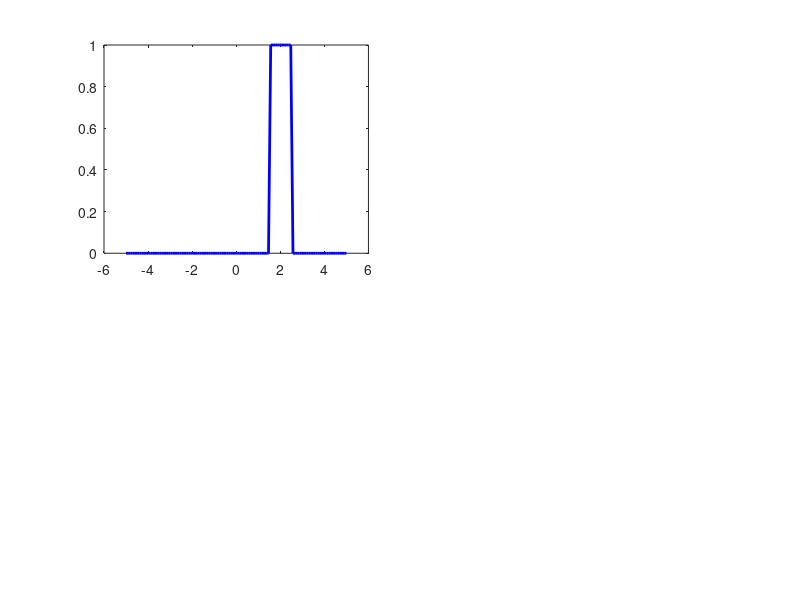

MATLAB code to generate this figure: (Note: this script raises an error after producing the figure.)
%% REINFORCE Algorithm Demo - 1D Continuous Control
% This demo shows how policy gradient methods work using REINFORCE
% on a simple 1D problem where the agent must find the peak of a Gaussian reward

clear; close all; clc;

%% Problem Setup
% Environment: 1D continuous state space [-5, 5]
% Action: 1D continuous action that moves the agent
% Reward: Gaussian centered at state = 2.0 with std = 1.0
% Goal: Learn a policy that navigates to the peak reward

% Environment parameters
state_min = -5;
state_max = 5;
action_min = -2;
action_max = 2;
reward_center = 2.0;  % Peak of Gaussian reward
reward_std = 1.0;

% Reward function
% reward_fn = @(state) exp(-0.5 * ((state - reward_center) / reward_std)^2);
reward_fn = @(state) double(abs(state - reward_center) <= (0.5 * reward_std));

% State transition (deterministic for simplicity)
transition_fn = @(state, action) max(state_min, min(state_max, state + action));

%% Policy Network Setup
% We use a simple Gaussian policy: action ~ N(mu(s), sigma)
% where mu(s) = tanh(w1*s + b1) * action_scale
% This is a linear policy with tanh activation

% Policy parameters (what we'll learn)
w1 = 0.1;  % Weight
b1 = 0.0;  % Bias
log_std = log(1.0);  % Log of action standard deviation
w2 = 0.1;  % Weight of log std

% Learning rate
lr_mean = 0.01;
lr_std = 0.001;

% Training parameters
n_episodes = 5000;
max_steps = 20;
gamma = 0.99;  % Discount factor

% Storage for results
episode_rewards = zeros(n_episodes, 1);
policy_params = zeros(n_episodes, 4);  % [w1, b1, log_std, w2]

%% Visualization Setup
figure('Position', [100, 100, 1200, 800]);

%% REINFORCE Training Loop
for episode = 1:n_episodes
    % Storage for this episode
    states = [];
    actions = [];
    rewards = [];
    
    % Initial state (random)
    state = (state_max - state_min) * rand() + state_min;
    
    % Generate episode
    for step = 1:max_steps
        % Store state
        states = [states; state];
        
        % Compute policy mean
        % mu = action_max * tanh(w1 * state + b1);
        mu = w1 * state + b1;
        % sigma = log_std;
        sigma = exp(log_std + w2 * state);
        % sigma = exp(log_std + w2 * state);
        
        % Sample action from policy
        action = mu + sigma * randn();
        if action < action_min || action > action_max
            % If action is out of bounds, clip it
            % fprintf('Action clipped: %.2f\n', action);
            action = max(action_min, min(action_max, action));
        end
        actions = [actions; action];
        
        % Get reward
        reward = reward_fn(state);
        rewards = [rewards; reward];
        
        % Transition to next state
        state = transition_fn(state, action);
    end
    
    % Compute returns (discounted cumulative rewards)
    returns = zeros(length(rewards), 1);
    G = 0;
    for t = length(rewards):-1:1
        G = rewards(t) + gamma * G;
        returns(t) = G;
    end
    
    % Normalize returns (helps with stability)
    if ~isempty(returns) && length(returns) > 1
        returns = (returns - mean(returns)) / (std(returns) + 1e-8);
    elseif ~isempty(returns)
        returns = returns * 0;  % Single return, set to 0 after normalization
    end
    
    % REINFORCE update
    grad_w1 = 0;
    grad_w2 = 0;
    grad_b1 = 0;
    grad_log_std = 0;
    
    if ~isempty(states)  % Only update if we have data
        for t = 1:length(states)
            % Recompute policy for this state-action pair
            state_t = states(t);
            action_t = actions(t);
            mu_t = w1 * state_t + b1;
            sigma_t = exp(log_std);
            
            % Compute log probability of action
            log_prob = -0.5 * log(2 * pi) - log_std - 0.5 * ((action_t - mu_t) / sigma_t)^2;
            
            % Compute gradients of log probability
            % d/d_mu log p(a|s) = (a - mu) / sigma^2
            d_log_prob_d_mu = (action_t - mu_t) / (sigma_t^2);
            
            % d/d_params mu(s) using chain rule
            % tanh_term = tanh(w1 * state_t + b1);
            % d_tanh = 1 - tanh_term^2;  % Derivative of tanh
            d_mu_d_w1 = state_t;
            d_mu_d_b1 = 1;
            
            % Gradient of log_std
            d_log_prob_d_log_std = ((action_t - mu_t)^2 / sigma_t^2 - 1);
            d_w2 = ((action_t - mu_t)^2 / sigma_t^2 - 1) * state;
            
            % REINFORCE gradients: grad = return * grad_log_prob
            grad_w1 = grad_w1 + returns(t) * d_log_prob_d_mu * d_mu_d_w1;
            grad_b1 = grad_b1 + returns(t) * d_log_prob_d_mu * d_mu_d_b1;
            grad_log_std = grad_log_std + returns(t) * d_log_prob_d_log_std;
            grad_w2 = grad_w2 + returns(t) * d_w2;
        end
        
        % Update parameters (gradient ascent)
        w1 = w1 + lr_mean * grad_w1 / length(states);
        b1 = b1 + lr_mean * grad_b1 / length(states);
        log_std = log_std + lr_std * grad_log_std / length(states);
        w2 = w2 + lr_std * grad_log_std / length(states);
    end
    
    % Store results
    episode_rewards(episode) = sum(rewards);
    policy_params(episode, :) = [w1, b1, log_std, w2];
    
    % Visualization every 10 episodes
    if mod(episode, 10) == 0 || episode == 1
        clf;
        
        % Plot 1: Environment and Policy
        subplot(2, 2, 1);
        x_range = linspace(state_min, state_max, 100);
        r_range = arrayfun(reward_fn, x_range);
        plot(x_range, r_range, 'b-', 'LineWidth', 2);
        hold on;
        
        % Plot policy mean
        mu_range = w1 * x_range + b1;
        yyaxis right;
        plot(x_range, mu_range, 'r-', 'LineWidth', 2);
        ylabel('Policy Mean Action', 'Color', 'r');
        
        
        yyaxis left;
        ylabel('Reward', 'Color', 'b');
        xlabel('State');
        title(sprintf('Environment and Learned Policy (Episode %d)', episode));
        grid on;

        std_range = exp(log_std + w2 * x_range);
        current_policy = mu_range + std_range .* x_range;
        yyaxis right;
        plot(x_range, current_policy, 'g-', 'LineWidth', 2);
        ylabel('Current Policy', 'Color', 'g');

        legend('Reward Function', 'Policy Mean', 'Current Policy','Location', 'best');
        
        % Plot 2: Episode trajectory
        subplot(2, 2, 2);
        plot(states, 'o-', 'LineWidth', 1.5);
        hold on;
        plot([1, length(states)], [reward_center, reward_center], 'r--');
        xlabel('Step');
        ylabel('State');
        title('Last Episode Trajectory');
        legend('States', 'Optimal State', 'Location', 'best');
        grid on;
        
        % Plot 3: Learning curve
        subplot(2, 2, 3);
        plot(1:episode, episode_rewards(1:episode), 'LineWidth', 1.5);
        xlabel('Episode');
        ylabel('Total Reward');
        title('Learning Progress');
        grid on;
        
        % Plot 4: Parameter evolution
        subplot(2, 2, 4);
        plot(1:episode, policy_params(1:episode, 1), 'r-', 'LineWidth', 1.5);
        hold on;
        plot(1:episode, policy_params(1:episode, 2), 'g-', 'LineWidth', 1.5);
        plot(1:episode, exp(policy_params(1:episode, 3)), 'b-', 'LineWidth', 1.5);
        plot(1:episode, (policy_params(1:episode, 3)), 'c-', 'LineWidth', 1.5);
        plot(1:episode, (policy_params(1:episode, 4)), 'm-', 'LineWidth', 1.5);
        xlabel('Episode');
        ylabel('Parameter Value');
        title('Policy Parameters');
        legend('w1', 'b1', 'exp(log_std)', 'log_std', 'w2', 'Location', 'best');
        grid on;
        
        drawnow;
    end
end

%% Final Evaluation
fprintf('\n=== REINFORCE Training Complete ===\n');
fprintf('Final parameters:\n');
fprintf('  w1 = %.3f\n', w1);
fprintf('  b1 = %.3f\n', b1);
fprintf('  log_std = %.3f\n', log_std);  % Evaluate at min state
fprintf('  w2 = %.3f\n', w2);  % Evaluate at min state
fprintf('\nFinal average reward: %.3f\n', mean(episode_rewards(end-50:end)));

% Test the learned policy
test_states = linspace(state_min, state_max, 5);  % Fewer for clarity
figure;
subplot(2, 2, [1 2]);
% Plot reward landscape
x_range = linspace(state_min, state_max, 100);
r_range = arrayfun(reward_fn, x_range);
plot(x_range, r_range, 'b-', 'LineWidth', 3);
hold on;

% Plot trajectories on the reward landscape
colors = lines(length(test_states));
for i = 1:length(test_states)
    state = test_states(i);
    trajectory = [state];
    
    for step = 1:10
        mu = w1 * state + b1;
        state = transition_fn(state, mu);  % Use mean action for testing
        trajectory = [trajectory, state];
    end
    
    % Plot trajectory as points on the 1D line at reward height
    for j = 1:length(trajectory)
        plot(trajectory(j), reward_fn(trajectory(j)), 'o', ...
             'Color', colors(i,:), 'MarkerSize', 8 - j/2, ...
             'MarkerFaceColor', colors(i,:));
    end
    % Connect with line
    plot(trajectory, arrayfun(reward_fn, trajectory), '-', ...
         'Color', colors(i,:), 'LineWidth', 2);
    
    % Add arrow showing direction
    if length(trajectory) > 1
        quiver(trajectory(1), reward_fn(trajectory(1)), ...
               trajectory(2)-trajectory(1), ...
               reward_fn(trajectory(2))-reward_fn(trajectory(1)), ...
               0.5, 'Color', colors(i,:), 'LineWidth', 2);
    end
end

plot([reward_center reward_center], [0 1], 'r--', 'LineWidth', 2);
xlabel('State');
ylabel('Reward');
title('Agent Trajectories on Reward Landscape');
legend('Reward Function', 'Optimal State', 'Location', 'best');
grid on;

% Plot temporal evolution
subplot(2, 2, 3);
for i = 1:length(test_states)
    state = test_states(i);
    trajectory = [state];
    
    for step = 1:10
        mu = w1 * state + b1;
        state = transition_fn(state, mu);
        trajectory = [trajectory, state];
    end
    
    plot(0:length(trajectory)-1, trajectory, 'o-', ...
         'Color', colors(i,:), 'LineWidth', 2);
    hold on;
end
plot([0 10], [reward_center reward_center], 'r--', 'LineWidth', 2);
xlabel('Time Step');
ylabel('State');
title('State Evolution Over Time');
grid on;

subplot(2, 2, 4);
% Show policy visualization
states_plot = linspace(state_min, state_max, 100);
mu_plot = w1 * states_plot + b1;
sigma_plot = exp(log_std + w2 * states_plot);

plot(states_plot, mu_plot, 'r-', 'LineWidth', 2);
hold on;
fill([states_plot, fliplr(states_plot)], ...
     [mu_plot + sigma_plot, fliplr(mu_plot - sigma_plot)], ...
     'r', 'FaceAlpha', 0.3, 'EdgeColor', 'none');
xlabel('State');
ylabel('Action');
title('Learned Gaussian Policy');
legend('Mean', '±1 std', 'Location', 'best');
grid on;

%% Key Concepts Demonstrated
fprintf('\n=== Key Concepts in This Demo ===\n');
fprintf('1. Policy Gradient: We directly optimize the policy parameters\n');
fprintf('2. REINFORCE: Uses Monte Carlo returns to estimate gradients\n');
fprintf('3. Continuous Control: Both states and actions are continuous\n');
fprintf('4. Stochastic Policy: Actions sampled from Gaussian distribution\n');
fprintf('5. Gradient Ascent: We maximize expected return\n');
fprintf('\nThe agent learns to move toward state=2 where reward is highest!\n');